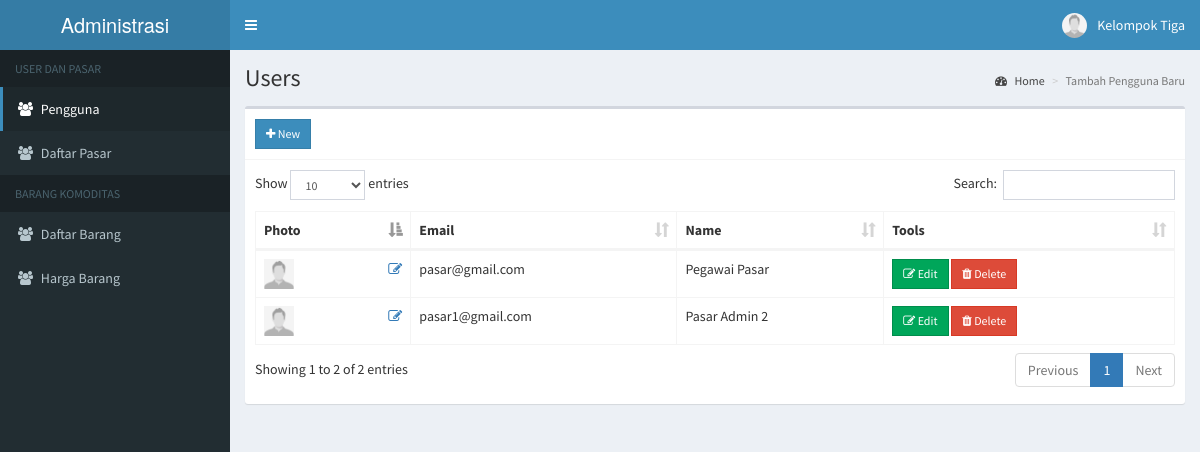
The page /admin/users.php (signed in) on the database its author committed.
### tables this page shows
CREATE TABLE `users` (
  `id` int(11) NOT NULL,
  `email` varchar(200) NOT NULL,
  `password` varchar(60) NOT NULL,
  `type` int(1) NOT NULL,
  `firstname` varchar(50) NOT NULL,
  `lastname` varchar(50) NOT NULL,
  `address` text NOT NULL,
  `contact_info` varchar(100) NOT NULL,
  `status` int(1) NOT NULL,
  `activate_code` varchar(15) NOT NULL,
  `reset_code` varchar(15) NOT NULL,
  `created_on` date NOT NULL
);

### admin/includes/session.php (called while the page is built, shortened)
<?php
	include '../includes/conn.php';
	$conn = $pdo->open();
	$stmt = $conn->prepare("SELECT * FROM users WHERE id=:id");
	$stmt->execute(['id'=>$_SESSION['admin']]);
	$admin = $stmt->fetch();
?>

### admin/users.php (the view, shortened to what this page needs)
<?php include 'includes/session.php'; ?>
<?php include 'includes/header.php'; ?>
<body class="hold-transition skin-blue sidebar-mini">
<div class="wrapper">
  <?php include 'includes/navbar.php'; ?>
  <?php include 'includes/menubar.php'; ?>
  <div class="content-wrapper">
    <section class="content-header">
      <h1>
        Users
      </h1>
      <ol class="breadcrumb">
        <li><a href="#"><i class="fa fa-dashboard"></i> Home</a></li>
        <li class="active">Tambah Pengguna Baru</li>
      </ol>
    </section>
    <section class="content">
      <div class="row">
        <div class="col-xs-12">
          <div class="box">
            <div class="box-header with-border">
              <a href="#addnew" data-toggle="modal" class="btn btn-primary btn-sm btn-flat"><i class="fa fa-plus"></i> New</a>
            </div>
            <div class="box-body">
              <table id="example1" class="table table-bordered">
                <thead>
                  <th>Photo</th>
                  <th>Email</th>
                  <th>Name</th>
                  <th>Tools</th>
                </thead>
                <tbody>
                  <?php
                    $conn = $pdo->open();
                    try{
                      $stmt = $conn->prepare("SELECT * FROM users WHERE type=:type");
                      $stmt->execute(['type'=>0]);
                      foreach($stmt as $row){
                        $image = (!empty($row['photo'])) ? '../images/'.$row['photo'] : '../images/profile.jpg';
                        echo "
                          <tr>
                            <td>
                              <img src='".$image."' height='30px' width='30px'>
                              <span class='pull-right'><a href='#edit_photo' class='photo' data-toggle='modal' data-id='".$row['id']."'><i class='fa fa-edit'></i></a></span>
                            </td>
                            <td>".$row['email']."</td>
                            <td>".$row['firstname'].' '.$row['lastname']."</td>
                            <td>
                              <button class='btn btn-success btn-sm edit btn-flat' data-id='".$row['id']."'><i class='fa fa-edit'></i> Edit</button>
                              <button class='btn btn-danger btn-sm delete btn-flat' data-id='".$row['id']."'><i class='fa fa-trash'></i> Delete</button>
                            </td>
                          </tr>
                        ";
                      }
                    }
                    catch(PDOException $e){
                      echo $e->getMessage();
                    }
                  ?>
                </tbody>
              </table>
            </div>
          </div>
        </div>
      </div>
    </section>
  </div>
</div>
</body>
</html>

### admin/includes/navbar.php (shortened to what this page needs)
<header class="main-header">
  <a href="#" class="logo">
    <span class="logo-lg">Administrasi</span>
  </a>
  <nav class="navbar navbar-static-top">
    <a href="#" class="sidebar-toggle" data-toggle="push-menu" role="button">
    </a>
    <div class="navbar-custom-menu">
      <ul class="nav navbar-nav">
        <li class="dropdown user user-menu">
          <a href="#" class="dropdown-toggle" data-toggle="dropdown">
            <img src="<?php echo (!empty($admin['photo'])) ? '../images/'.$admin['photo'] : '../images/profile.jpg'; ?>" class="user-image" alt="User Image">
            <span class="hidden-xs"><?php echo $admin['firstname'].' '.$admin['lastname']; ?></span>
          </a>
        </li>
      </ul>
    </div>
  </nav>
</header>

### rows shown on the page
users: firstname "Kelompok", lastname "Tiga"
users: email "pasar@gmail.com", firstname "Pegawai", lastname "Pasar"
users: email "pasar1@gmail.com", firstname "Pasar", lastname "Admin 2"
